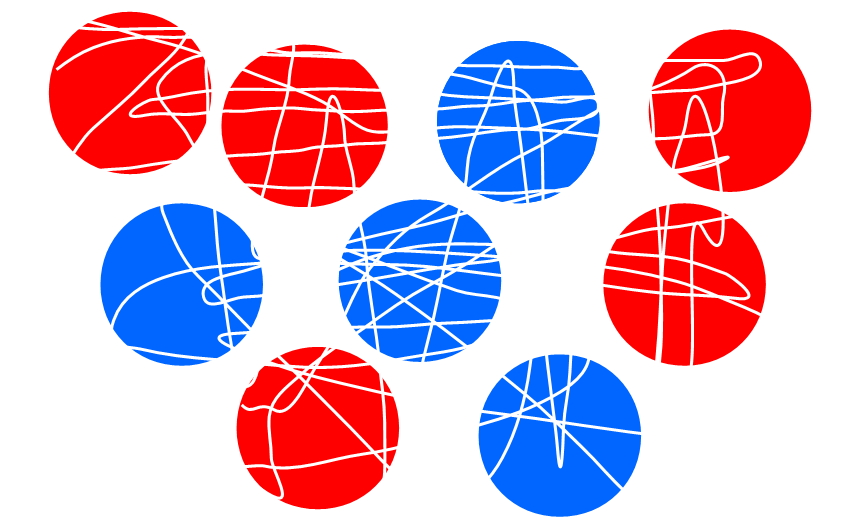
#> input picture data/circles.png, 850 x 529 px
$ python circles.py
#> lines starting #> are read from the running program, lines starting #| are printed output that depends on the picture; after the words box and inside, x2 and y2 are one past the last pixel; in counts of white or black regions, pixels touching at a corner belong together
# surround the red circles with a blue border and the blue circles with a red border. Write out the number of red and blue circles.
import cv2
import numpy as np


def circle(path):
#> called with path = 'data/circles.png'
    img = cv2.imread(path)
#> img is the input picture: shape (529, 850, 3); mean B, G, R 203.6, 179.9, 215.4

    img_tmp = img.copy()
    img_tmp_gray = cv2.cvtColor(img_tmp, cv2.COLOR_BGR2GRAY)
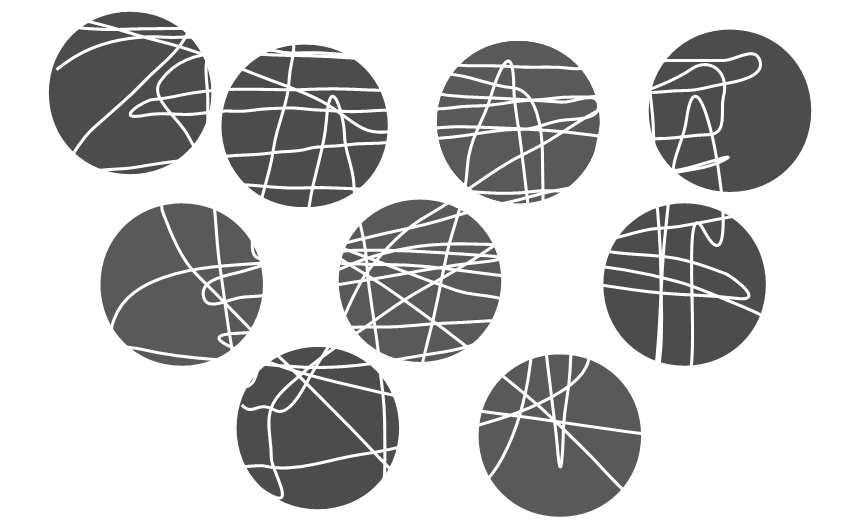
#> img_tmp_gray: shape (529, 850); min 76, max 255, mean 193.2
    circles = cv2.HoughCircles(img_tmp_gray, cv2.HOUGH_GRADIENT, 1, 10,
                               param1=40, param2=40, minRadius=75, maxRadius=100)
#> circles = [[559.5, 435.5, 81.2], [129.5, 92.5, 81.8], [684.5, 283.5, 81.6], [302.5, 125.5, 81.6], [418.5, 280.5, 80.7], [517.5, 122.5, 81.9], [728.5, 111.5, 82.3], [180.5, 282.5, 80.1], [315.5, 428.5, 79.6]]
    circles = np.uint16(np.around(circles))
#> circles = [[560, 436, 81], [130, 92, 82], [684, 284, 82], [302, 126, 82], [418, 280, 81], [518, 122, 82], [728, 112, 82], [180, 282, 80], [316, 428, 80]]

    for i in circles[0, :]:
        r = i[2]
#> r = 81
        half_r = int(r / 2)
#> half_r = 40
        for j in range(r):
            for k in range(r):
                if img_tmp[i[1] - half_r + j][i[0] - half_r + k][2] > 230:
                    cv2.circle(img_tmp, (i[0], i[1]), i[2], (255, 0, 0), 7)
                if img_tmp[i[1] - half_r + j][i[0] - half_r + k][0] > 230:
                    cv2.circle(img_tmp, (i[0], i[1]), i[2], (0, 0, 255), 7)
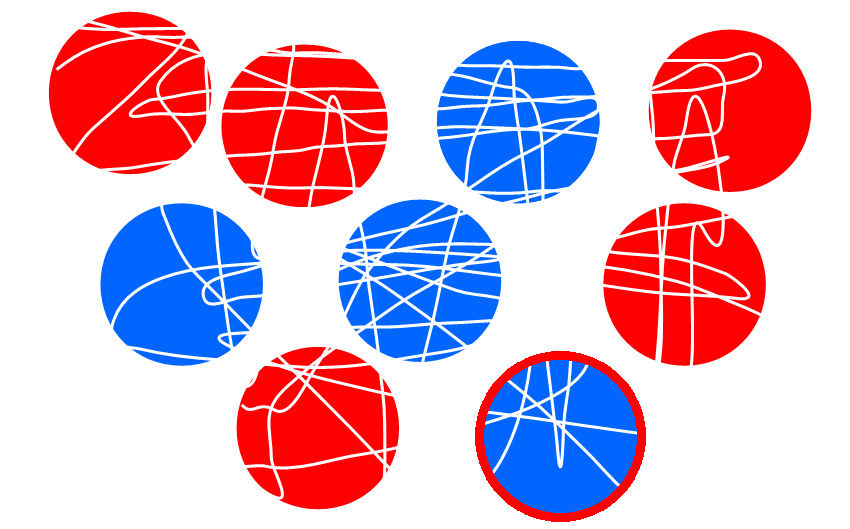
#> img_tmp: shape (529, 850, 3); 1.02% of pixels changed, all inside (x1, y1, x2, y2) = (475, 351, 646, 522)

    cv2.namedWindow('Circles')
    cv2.imshow('Circles', img_tmp)
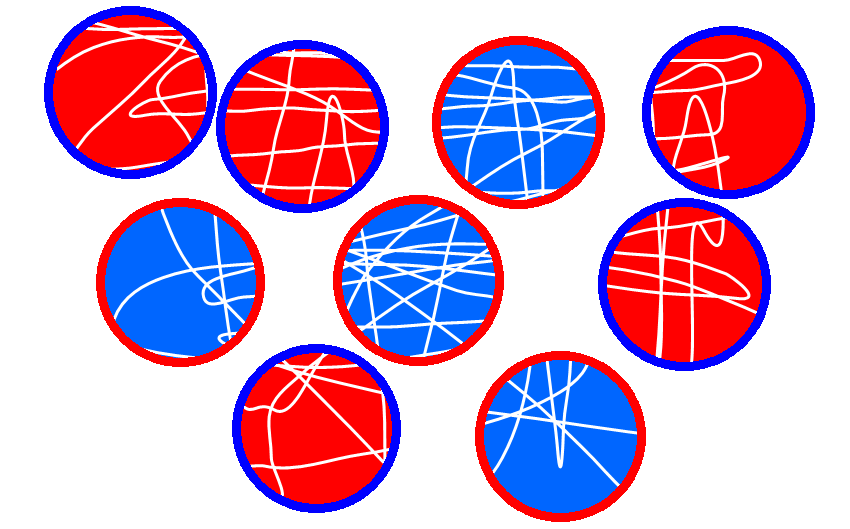
#> window 'Circles': shape (529, 850, 3); mean B, G, R 199, 165.2, 207.3
    cv2.waitKey()


if __name__ == '__main__':
    file = 'data/circles.png'
    circle(file)
